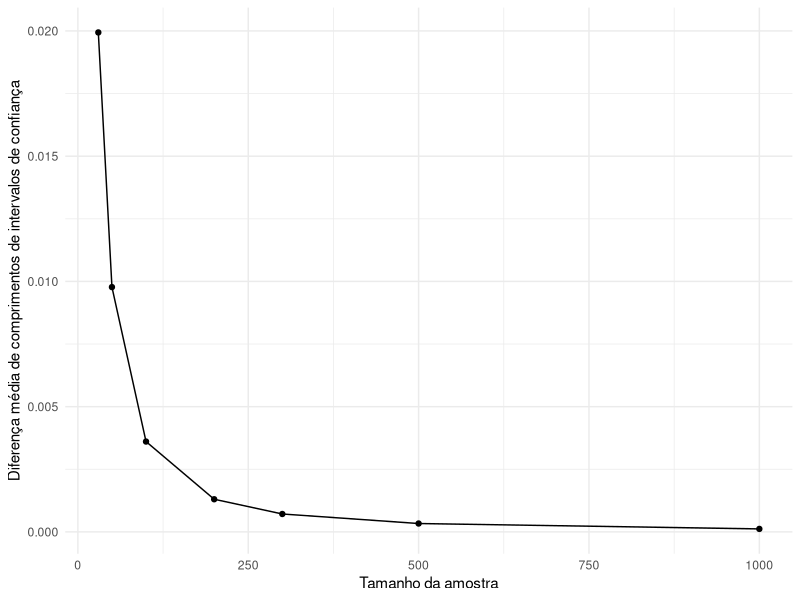

The R source for this figure:
library(ggplot2)

set.seed(1358)

n_values <- c(30,50,100,200,300,500,1000)
k <- 1000
p <- 0.5
gamma <- 0.95
z <- qnorm((1 + gamma) / 2)

method1 <- function(X, n) {
  X_bar <- mean(X)
  
  c <- 1 + (z^2) / n
  b <- -2 * X_bar - (z^2) / n
  a <- X_bar^2
  
  roots <- Re(polyroot(c(a, b, c) ))
  
  interval_length <- abs(diff(roots))
  
  return(interval_length)
}


method2 <- function(X, n) {
  X_bar <- mean(X)
  
  std_error <- sqrt(X_bar * (1 - X_bar) / n)
  
  interval_length <- 2 * z * std_error
  
  return(interval_length)
}

# Função para a simulação
compare_methods <- function(n, k) {
  
  diff_lengths <- numeric(k)
  
  for(i in 1:k) {
    
    # Gerar amostra de uma distribuição de Bernoulli
    X <- rbinom(n, 1, p)
    
    # Calcular a diferença de comprimento entre os dois métodos
    diff_lengths[i] <- method2(X, n) - method1(X, n)
  }
  
  return(mean(diff_lengths))
}


results <- sapply(n_values, compare_methods, k)

df <- data.frame(
  n = n_values,
  mean_diff = results
)

plot <- ggplot(df, aes(x=n, y=mean_diff)) +
  geom_point() +
  geom_line() +
  xlab("Tamanho da amostra") +
  ylab("Diferença média de comprimentos de intervalos de confiança") +
  theme_minimal()

ggsave("intervals_diff.png", plot = plot)

